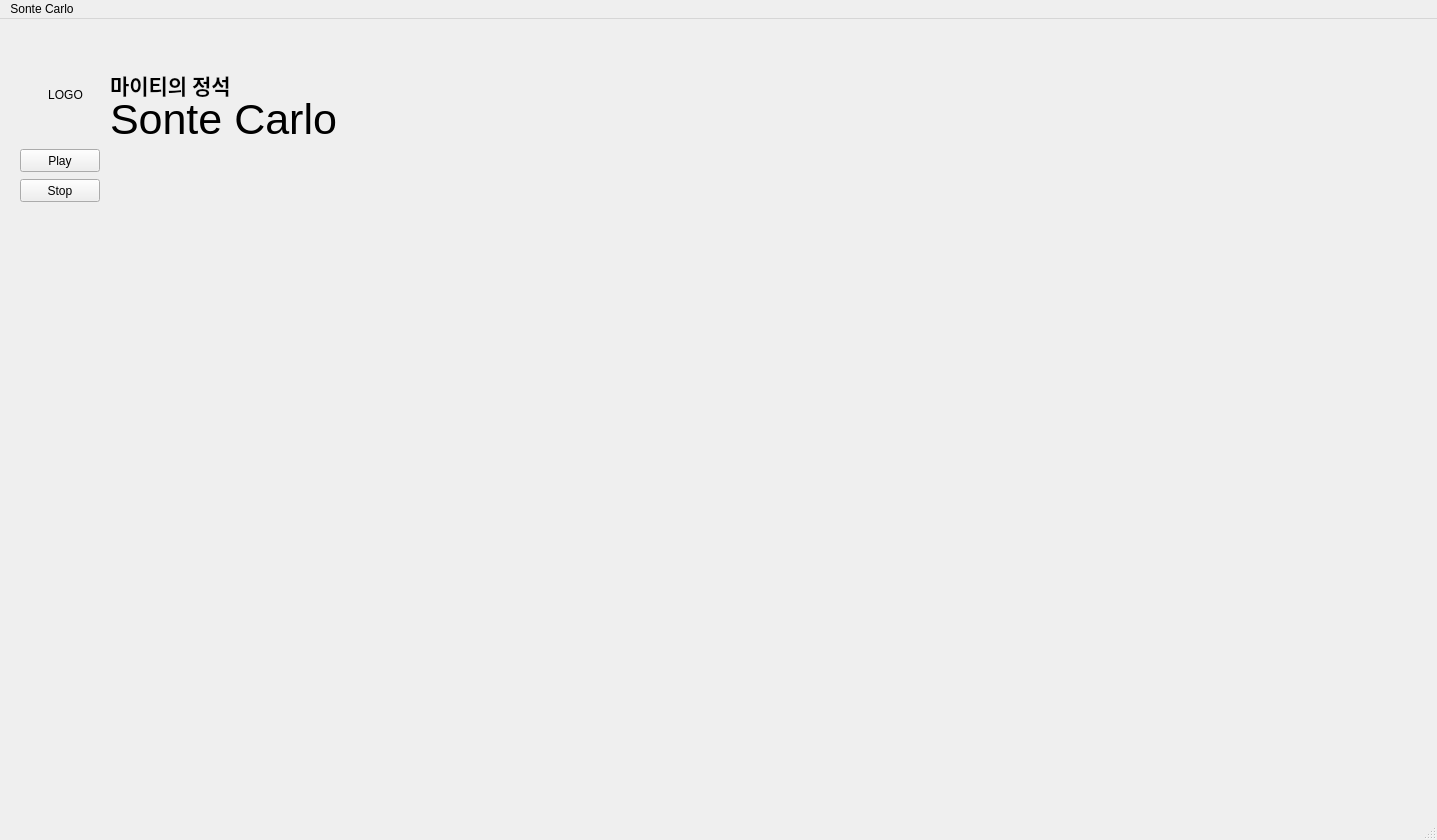
<?xml version="1.0" encoding="UTF-8"?>
<ui version="4.0">
 <class>MainWindow</class>
 <widget class="QMainWindow" name="MainWindow">
  <property name="geometry">
   <rect>
    <x>0</x>
    <y>0</y>
    <width>1437</width>
    <height>840</height>
   </rect>
  </property>
  <property name="windowTitle">
   <string>SonteCarlo</string>
  </property>
  <property name="autoFillBackground">
   <bool>true</bool>
  </property>
  <widget class="QWidget" name="centralwidget">
   <widget class="QFrame" name="frame">
    <property name="geometry">
     <rect>
      <x>20</x>
      <y>0</y>
      <width>1401</width>
      <height>781</height>
     </rect>
    </property>
    <property name="frameShape">
     <enum>QFrame::NoFrame</enum>
    </property>
    <property name="frameShadow">
     <enum>QFrame::Raised</enum>
    </property>
    <widget class="QLabel" name="label_txt_2">
     <property name="geometry">
      <rect>
       <x>820</x>
       <y>-100</y>
       <width>221</width>
       <height>111</height>
      </rect>
     </property>
     <property name="frameShape">
      <enum>QFrame::NoFrame</enum>
     </property>
     <property name="frameShadow">
      <enum>QFrame::Plain</enum>
     </property>
     <property name="text">
      <string/>
     </property>
     <property name="alignment">
      <set>Qt::AlignHCenter|Qt::AlignTop</set>
     </property>
    </widget>
    <widget class="QPushButton" name="pushButton">
     <property name="geometry">
      <rect>
       <x>0</x>
       <y>130</y>
       <width>80</width>
       <height>23</height>
      </rect>
     </property>
     <property name="text">
      <string>Play</string>
     </property>
    </widget>
    <widget class="QPushButton" name="pushButton_2">
     <property name="geometry">
      <rect>
       <x>0</x>
       <y>160</y>
       <width>80</width>
       <height>23</height>
      </rect>
     </property>
     <property name="text">
      <string>Stop</string>
     </property>
    </widget>
   </widget>
   <widget class="QLabel" name="label">
    <property name="geometry">
     <rect>
      <x>110</x>
      <y>50</y>
      <width>141</width>
      <height>31</height>
     </rect>
    </property>
    <property name="font">
     <font>
      <family>맑은 고딕</family>
      <pointsize>16</pointsize>
      <weight>75</weight>
      <bold>true</bold>
     </font>
    </property>
    <property name="layoutDirection">
     <enum>Qt::LeftToRight</enum>
    </property>
    <property name="text">
     <string>마이티의 정석</string>
    </property>
    <property name="alignment">
     <set>Qt::AlignLeading|Qt::AlignLeft|Qt::AlignVCenter</set>
    </property>
   </widget>
   <widget class="QLabel" name="label_2">
    <property name="geometry">
     <rect>
      <x>110</x>
      <y>80</y>
      <width>311</width>
      <height>41</height>
     </rect>
    </property>
    <property name="font">
     <font>
      <family>Tahoma</family>
      <pointsize>32</pointsize>
     </font>
    </property>
    <property name="layoutDirection">
     <enum>Qt::LeftToRight</enum>
    </property>
    <property name="text">
     <string>Sonte Carlo</string>
    </property>
    <property name="alignment">
     <set>Qt::AlignLeading|Qt::AlignLeft|Qt::AlignVCenter</set>
    </property>
   </widget>
   <widget class="QLabel" name="label_logo">
    <property name="geometry">
     <rect>
      <x>20</x>
      <y>30</y>
      <width>91</width>
      <height>91</height>
     </rect>
    </property>
    <property name="text">
     <string>LOGO</string>
    </property>
    <property name="alignment">
     <set>Qt::AlignCenter</set>
    </property>
   </widget>
   <zorder>frame</zorder>
   <zorder>label_logo</zorder>
   <zorder>label</zorder>
   <zorder>label_2</zorder>
  </widget>
  <widget class="QMenuBar" name="menubar">
   <property name="geometry">
    <rect>
     <x>0</x>
     <y>0</y>
     <width>1437</width>
     <height>22</height>
    </rect>
   </property>
   <widget class="QMenu" name="menuSonte_Carlo">
    <property name="title">
     <string>Sonte Carlo</string>
    </property>
   </widget>
   <addaction name="menuSonte_Carlo"/>
  </widget>
  <widget class="QStatusBar" name="statusbar"/>
 </widget>
 <resources/>
 <connections/>
</ui>
